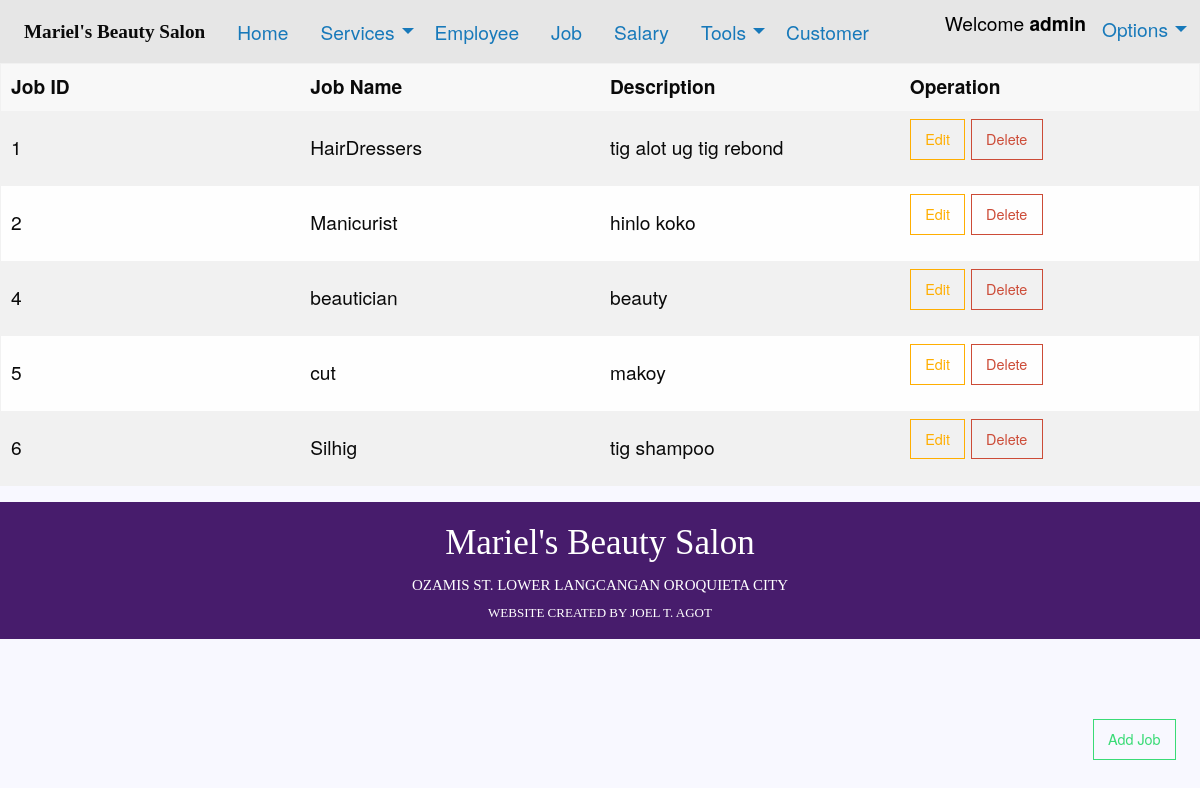
The app's page /job.php (signed in) with its own data.
### tables this page shows
CREATE TABLE `job` (
  `JobID` int(11) NOT NULL,
  `JobName` varchar(30) NOT NULL,
  `Description` text NOT NULL
);

### job.php (the view, shortened to what this page needs)
<!doctype html>
<html class="no-js" lang="en" dir="ltr">
  <head>
    <?php include('assets/style.php') ?>
  </head>
<body>
  <?php include('assets/topbar_index.php') ?>
  <table>
    <thead>
      <tr>
        <th width="200">Job ID</th>
        <th width="200">Job Name</th>
        <th width="200">Description</th>
        <th width="200">Operation</th>
      </tr>
    </thead>
    <tbody>
      <tr>
    <?php
      $conn = mysqli_connect("localhost", "root", "", "beautysalon");
        $sql = "SELECT JobID, JobName, Description FROM Job";
        $result = $conn->query($sql);
        if ($result->num_rows > 0) {
         while($row = $result->fetch_assoc()) {
          echo "<tr><td>" . $row["JobID"]. "</td><td>" . $row["JobName"] . "</td>
          <td>". $row["Description"]. "</td>";
            ?>
          <td> <a name='update' href='update_job.php?JobID=<?php echo $row["JobID"];?>' class='button hollow warning'>Edit</a>
          <a onclick="confirm('Do you want to delete this data?')" href='delete_job.php?JobID=<?php echo $row["JobID"];?>' class='button hollow alert'>Delete</a></td></tr>
      <?php }
      echo "</table>";
      } else { echo "0 results"; }
    ?>
      <a type="button" href="create_job.php" class="button hollow success"  style="position: absolute;right: 2%;bottom: 3%">Add Job</a>
  <?php include('assets/down-bar_index.php') ?>
  </body>
</html>

### assets/style.php
<link rel="stylesheet" href="foundation/css/foundation.css">
<link rel="stylesheet" href="foundation/css/app.css">

### assets/topbar_index.php (shortened to what this page needs)
<div class="top-bar" id="responsive-menu">
  <div class="top-bar-left">
    <ul class="dropdown menu" data-dropdown-menu>
      <li>
        <a class="menu-text" style="font-family: Cantarell">Mariel's Beauty Salon</a>
      </li>
      <li>
        <a href="index.php">Home</a>
      <li>
        <div class="row">
          <div class="columns">
            <ul class="dropdown menu" data-dropdown-menu>
              <li>
                <a href="Services.php">Services</a>
              </li>
            </ul>
          </div>
        </div>
      </li>
      <li>
        <a href="employee.php">Employee</a>
      </li>
      <li>
        <a href="job.php">Job</a>
      </li>
      <li>
        <a href="salary.php">Salary</a>
      </li>
      <li>
        <div class="row">
          <div class="columns">
            <ul class="dropdown menu" data-dropdown-menu>
              <li>
                <a href="#">Tools</a>
              </li>
            </ul>
          </div>
        </div>
      </li>
      <li>
        <a href="customer.php">Customer</a>
      </li>
    </ul>
  </div>
  <div class="top-bar-right">
    <ul class="menu">
      <li><?php  if (isset($_SESSION['username'])) : ?>
        <p style="color: black;">Welcome <strong><?php echo $_SESSION['username']; ?></strong></p>
      </li>
      <li>
        <div class="row">
          <div class="columns">
            <ul class="dropdown menu" data-dropdown-menu>
              <li>
                <a href="#">Options</a>
                  <li><a onclick="return Confirm('Are you sure to logout?')" class="alert button hollow" type="button"  href="index.php?logout='1'" style="color: black; border-radius:10px; ">logout</a><?php endif ?></li>
              </li>
            </ul>
          </div>
        </div>
      </li>
    </ul>
  </div>
</div>

### assets/down-bar_index.php
<div class="grid-x" style="background-color: rgb(71, 28, 108);">
  <div class="cell">
  	<p class="text-center">
  		<h1 class="subheader text-center" style="color: white; font-size: 35px; font-family: Cantarell;">Mariel's Beauty Salon</h1>
		<h2 class="subheader text-center" style="color: white; font-family: Cantarell; font-size: 15px;">OZAMIS ST. LOWER LANGCANGAN OROQUIETA CITY</h2>
		<h3 class="subheader text-center" style="font-family: Cantarell; font-size: 13px; color: white;">WEBSITE CREATED BY JOEL T. AGOT</h3>
  	</p>
  </div>
</div>

### foundation/css/app.css (style rules this page uses)
* { margin: 0px; padding: 0px; }
body { font-size: 120%; background: #F8F8FF; }

### records on screen
job: JobID "1", JobName "HairDressers", Description "tig alot ug tig rebond"
job: JobID "2", JobName "Manicurist", Description "hinlo koko"
job: JobID "4", JobName "beautician", Description "beauty"
job: JobID "5", JobName "cut", Description "makoy"
job: JobID "6", JobName "Silhig", Description "tig shampoo"

### other values on screen
$_SESSION['username'] "admin"
